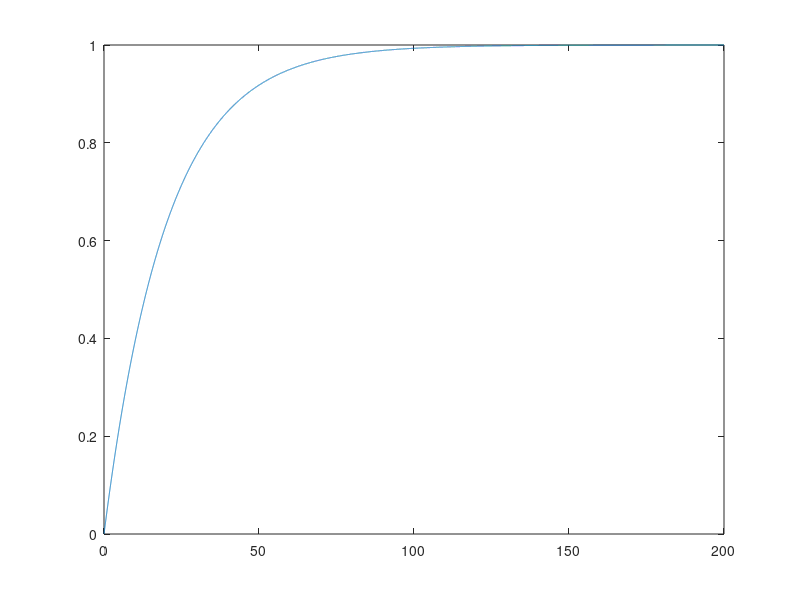

Here is the MATLAB script that generated this plot:
%Voigt Model Creep
clear

tau = 20;

for i =1:2*10^4
    t(i) = i/100;
    epsilon(i) = 1-exp(-t(i)/tau);
end

plot(t,epsilon);